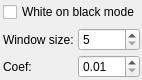
<?xml version="1.0" encoding="UTF-8"?>
<ui version="4.0">
 <class>SauvolaBinarizationOptionsWidget</class>
 <widget class="QWidget" name="SauvolaBinarizationOptionsWidget">
  <property name="geometry">
   <rect>
    <x>0</x>
    <y>0</y>
    <width>142</width>
    <height>80</height>
   </rect>
  </property>
  <property name="sizePolicy">
   <sizepolicy hsizetype="Preferred" vsizetype="Preferred">
    <horstretch>0</horstretch>
    <verstretch>0</verstretch>
   </sizepolicy>
  </property>
  <property name="windowTitle">
   <string>Form</string>
  </property>
  <layout class="QHBoxLayout" name="horizontalLayout">
   <property name="spacing">
    <number>4</number>
   </property>
   <property name="leftMargin">
    <number>0</number>
   </property>
   <property name="topMargin">
    <number>0</number>
   </property>
   <property name="rightMargin">
    <number>0</number>
   </property>
   <property name="bottomMargin">
    <number>0</number>
   </property>
   <item>
    <spacer name="horizontalSpacer">
     <property name="orientation">
      <enum>Qt::Horizontal</enum>
     </property>
     <property name="sizeHint" stdset="0">
      <size>
       <width>0</width>
       <height>17</height>
      </size>
     </property>
    </spacer>
   </item>
   <item>
    <layout class="QVBoxLayout" name="verticalLayout_2">
     <item>
      <widget class="QCheckBox" name="whiteOnBlackModeCB">
       <property name="toolTip">
        <string>This options should be enabled when the text or content is placed on the darker background</string>
       </property>
       <property name="text">
        <string>White on black mode</string>
       </property>
      </widget>
     </item>
     <item>
      <layout class="QGridLayout" name="gridLayout">
       <item row="1" column="0">
        <widget class="QLabel" name="sauvolaCoefLabel">
         <property name="text">
          <string>Coef:</string>
         </property>
        </widget>
       </item>
       <item row="0" column="1">
        <widget class="QSpinBox" name="windowSize">
         <property name="toolTip">
          <string>The dimensions of a pixel neighborhood to consider.</string>
         </property>
         <property name="minimum">
          <number>5</number>
         </property>
         <property name="maximum">
          <number>9999</number>
         </property>
        </widget>
       </item>
       <item row="0" column="0">
        <widget class="QLabel" name="windowSizeLabel">
         <property name="text">
          <string>Window size:</string>
         </property>
        </widget>
       </item>
       <item row="1" column="1">
        <widget class="QDoubleSpinBox" name="sauvolaCoef">
         <property name="toolTip">
          <string>Default value is 0.34.</string>
         </property>
         <property name="minimum">
          <double>0.010000000000000</double>
         </property>
         <property name="maximum">
          <double>9.990000000000000</double>
         </property>
         <property name="singleStep">
          <double>0.010000000000000</double>
         </property>
        </widget>
       </item>
      </layout>
     </item>
    </layout>
   </item>
   <item>
    <spacer name="horizontalSpacer_2">
     <property name="orientation">
      <enum>Qt::Horizontal</enum>
     </property>
     <property name="sizeHint" stdset="0">
      <size>
       <width>0</width>
       <height>17</height>
      </size>
     </property>
    </spacer>
   </item>
  </layout>
 </widget>
 <resources/>
 <connections/>
</ui>
